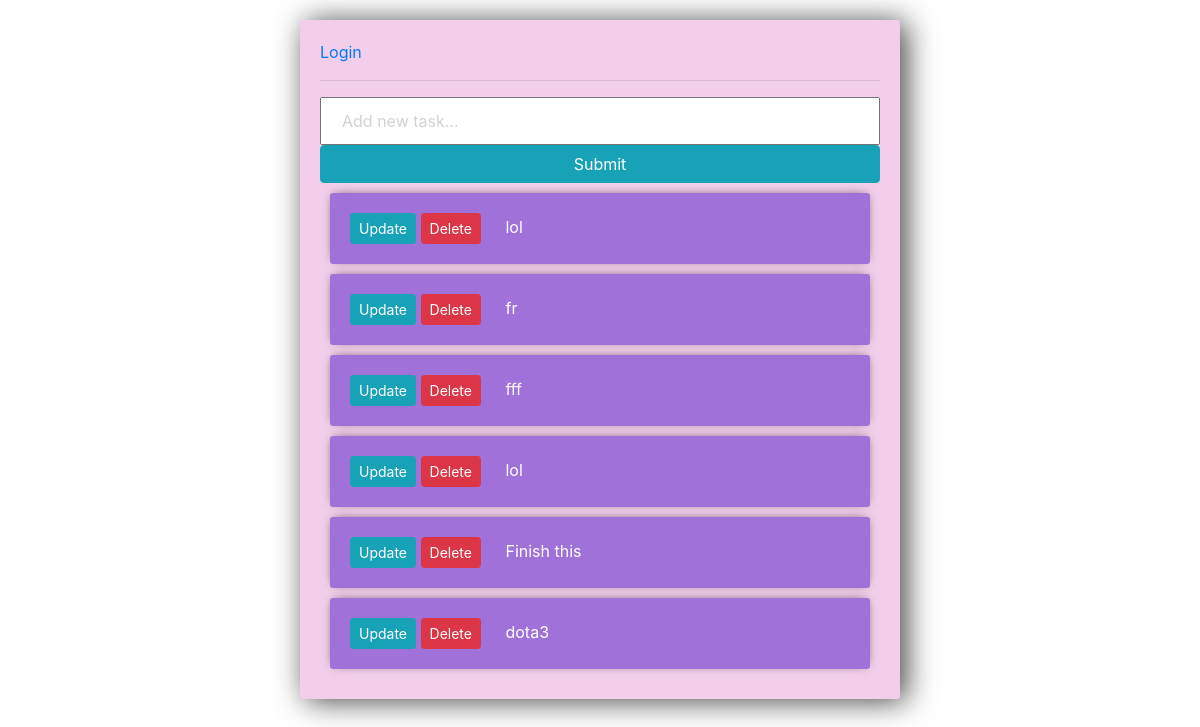
Before: / with the older database file.
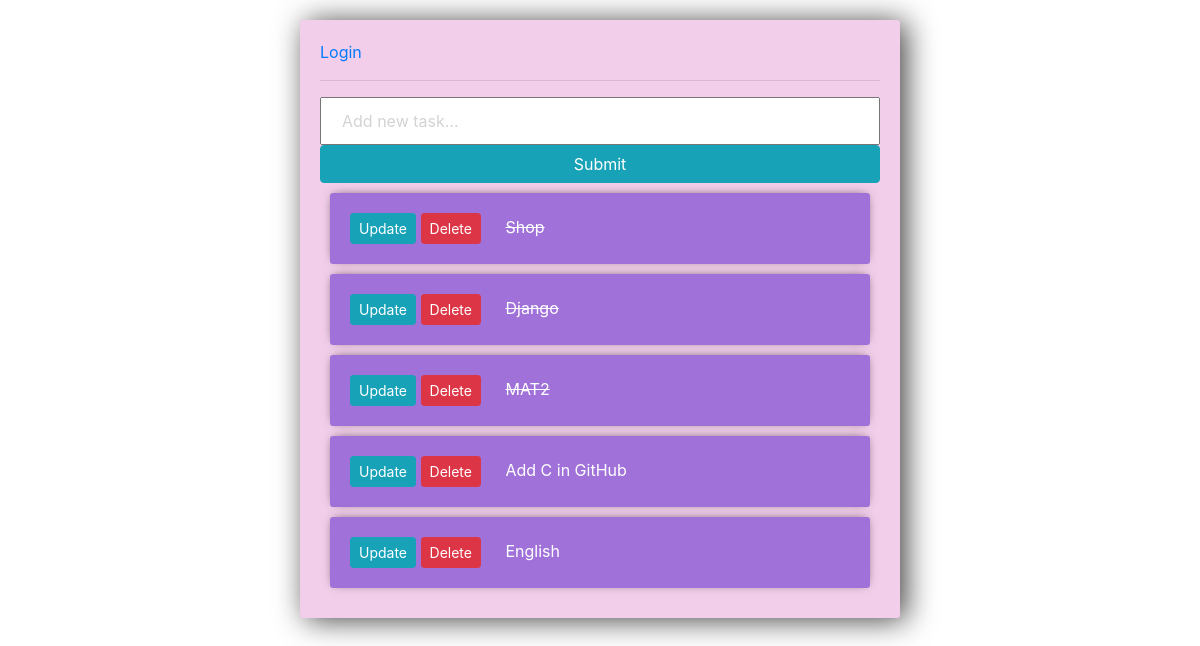
After: the same page with the newer database file.
### tasks/models.py (models this page shows, shortened)
class Task(models.Model):
    user = models.ForeignKey(
        User, on_delete=models.CASCADE, null=True, blank=True)
    title = models.CharField(max_length=255, null=True, blank=True) #name tasks
    description = models.TextField(null=True, blank=True)
    status = models.BooleanField(default=False)
    date = models.DateTimeField(auto_now_add=True) #date create tasks
    class Meta:
        ordering = ['status']

### tasks/views.py (the view)
# urls.py: path('', views.tasks, name="list tasks"),
def tasks(request):
    tasks = Task.objects.all()[::-1]
    form = TaskForm()
    if request.method == 'POST':
        form = TaskForm(request.POST)
        if form.is_valid():
            form.save()
        return redirect('/')
    context = {'tasks': tasks, 'form': form }
    return render(request, 'tasks/tasks.html', context)

### tasks/forms.py
class TaskForm(forms.ModelForm):
    title = forms.CharField(widget= forms.TextInput(attrs={'placeholder':'Add new task...'}))
    class Meta:
        model = Task
        fields = '__all__'

### tasks/templates/tasks/tasks.html (shortened to what this page needs)
<!DOCTYPE html>
{% load static %}
<html lang="en">
<head>
    <link rel="stylesheet" href="{% static 'style.css' %}">
    <link rel="stylesheet" href="https://stackpath.bootstrapcdn.com/bootstrap/4.3.1/css/bootstrap.min.css">
</head>
<body>
    <div class="center-column">
        {% if request.user.is_authenticated %}
            <p>{{ request.user }}</p>
            <a href="logout/">Logout</a>
        {% else %}
            <a href="login/">Login</a>
        {% endif %}
        <hr>
        <form method="POST" action="/">
            {{ form.title }}
            <input type="submit" name="Create Task" class="btn btn-info">
        </form>
        <div class="todo-list">
            {% for task in tasks %}
                <div class="item-row">
                    <a href="update_task/{{task.id}}" class="btn btn-sm btn-info">Update</a>
                    <a href="delete_task/{{task.id}}" class="btn btn-sm btn-danger">Delete</a>
                    {% if task.status == True %}
                        <span style="margin: 20px"><strike >{{ task.title }}</strike></span>
                    {% else %}
                        <span style="margin: 20px">{{ task.title }}</span>
                    {% endif %}
                </div>
            {% endfor %}
        </div>
    </div>
</body>
</html>

### tasks/static/style.css (style rules this page uses)
body { background-color: red; }
input { width: 100%; padding: 10px 20px; margin: 8px 0; box-sizing: border-box; }
input::placeholder { color: #d3d3d3; }
.center-column { width:600px; margin: 20px auto; padding:20px; background-color: rgb(242, 206, 234); border-radius: 3px; box-shadow: 6px 2px 30px 0px rgba(0,0,0,0.75); }
.item-row { background-color: #a072d9; margin: 10px; padding: 20px; border-radius: 3px; color: #fff; font-size: 16px; box-shadow: 0px -1px 10px -4px rgba(0,0,0,0.75); }
.btn-danger { background-color: #ffae19; border-color: #e59400; }

Changed rows visible on the page:
removed Task: title "lol"
removed Task: title "fr"
removed Task: title "fff"
removed Task: title "lol"
removed Task: title "Finish this"
removed Task: title "dota3"
added Task: title "Shop"
added Task: title "Django"
added Task: title "MAT2"
added Task: title "Add C in GitHub"
added Task: title "English"
